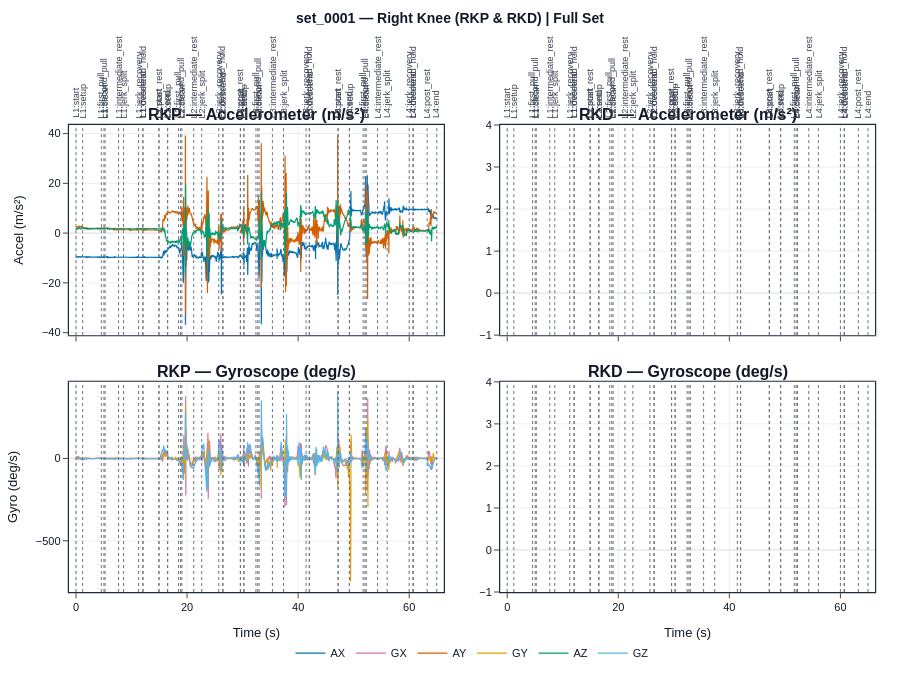

Notebook code cell kept with this figure:
### Markdown cell above
### 2️⃣ Joint-Level 4-Subplot IMU & Gyro Inspector

### Code cell
# @title 2️⃣ Joint 4-Subplot Inspector (Full Set or Individual Lift) { display-mode: "form" }
joint_name = "right_knee" # @param ["right_knee","left_knee","right_hip","left_hip","right_ankle","left_ankle","right_shoulder","left_shoulder","right_elbow","left_elbow","right_wrist","left_wrist","spine"]
lift_id = 0 # @param {type:"integer"}  # 0 = Full Set, 1..N = Individual Lift

fig_joint = plot_joint_4panel(
    set_data,
    joint_name=joint_name,
    lift_id=None if lift_id == 0 else lift_id,
)
fig_joint.show(config={"toImageButtonOptions": {"format": "png", "scale": 3}})
